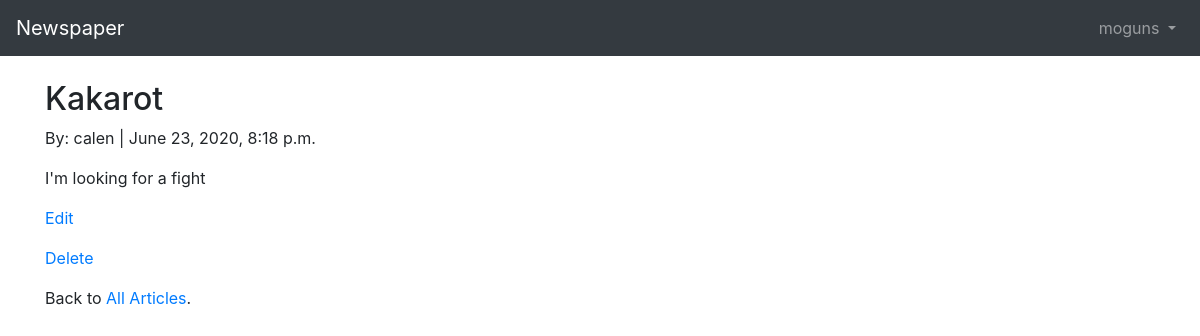
The app's page /articles/2/ (signed in) with its own data.
### users/models.py (models this page shows)
class CustomUser(AbstractUser):
    age = models.PositiveIntegerField(null=True, blank=True)

### articles/models.py (models this page shows, shortened)
class Article(models.Model):
    title = models.CharField(max_length = 255)
    body = models.TextField()
    date = models.DateTimeField(auto_now_add=True)
    author = models.ForeignKey(get_user_model(), on_delete=models.CASCADE,)

### articles/views.py (the view)
# urls.py: path('<int:pk>/', ArticleDetailView.as_view(), name='article_detail'),
class ArticleDetailView(LoginRequiredMixin, DetailView):
    model = Article
    template_name = 'article_detail.html'
    login_url = 'login'

### templates/article_detail.html
{% extends 'base.html' %}
{% block content %}
<div class="article-entry">
<h2>{{ object.title }}</h2>
<p>By: {{ object.author }} | {{ object.date }}</p>
<p>{{ object.body }}</p>
</div>
    <p><a href="{% url 'article_edit' article.pk %}">Edit</a></p>
    <p><a href="{% url 'article_delete' article.pk %}">Delete</a></p>
    <p>Back to <a href="{% url 'article_list' %}">All Articles</a>.</p>
{% endblock content %}

### templates/base.html (shortened to what this page needs)
<!doctype html>
<html lang="en">
  <head>
    <link rel="stylesheet" href="https://maxcdn.bootstrapcdn.com/bootstrap/4.0.0/css/bootstrap.min.css">
  </head>
  <body>
    <nav class="navbar navbar-expand-md navbar-dark bg-dark mb-4">
      <a class="navbar-brand" href="{% url 'home' %}">Newspaper</a>
      <div class="collapse navbar-collapse" id="navbarCollapse">
        {% if user.is_authenticated %}
          <ul class="navbar-nav ml-auto">
            <li class="nav-item">
              <a class="nav-link dropdown-toggle" href="#" id="userMenu" data-toggle="dropdown" aria-haspopup="true" aria-expanded="false">
                {{ user.username }}
              </a>
            </li>
          </ul>
        {% endif %}
      </div>
    </nav>
    <div class="container">
      {% block content %}
      {% endblock content %}
    </div>
  </body>
</html>

### records on screen
CustomUser: username "moguns"
Article: title "Kakarot", author "calen", date "June 23, 2020, 8:18 p.m.", body "I'm looking for a fight"
